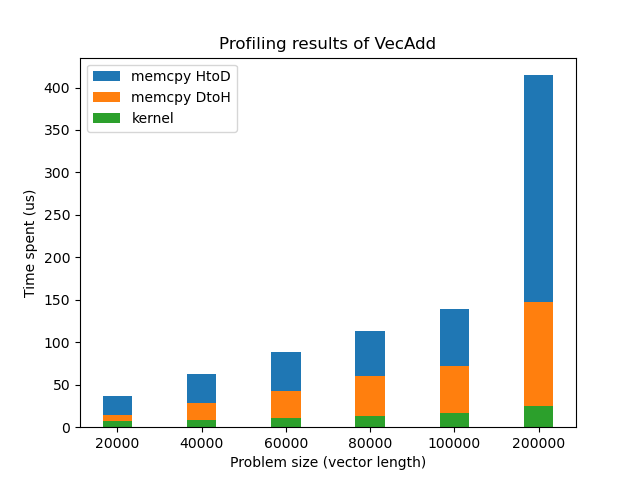

Python code for this plot:
from matplotlib import pyplot as plt


labels = ['20000', '40000', '60000', '80000', '100000', '200000'] # inputLength

memcpy_HtoD = [36.544, 63.04, 88.831, 112.8, 138.69, 414.52] # CUDA memcpy HtoD (us)
memcpy_DtoH = [14.336, 28.256, 43.071, 60.225, 72.255, 147.58] # CUDA memcpy DtoH (us)
kernel = [7.008, 8.928, 11.328, 12.960, 16.223, 24.831] # __global__ vecAdd

width = 0.35

fig, ax = plt.subplots()

ax.bar(labels, memcpy_HtoD, width, label='memcpy HtoD')
ax.bar(labels, memcpy_DtoH, width, label='memcpy DtoH')
ax.bar(labels, kernel, width, label='kernel')
ax.set_xlabel('Problem size (vector length)')
ax.set_ylabel('Time spent (us)')
ax.set_title('Profiling results of VecAdd')
ax.legend()

plt.show()
